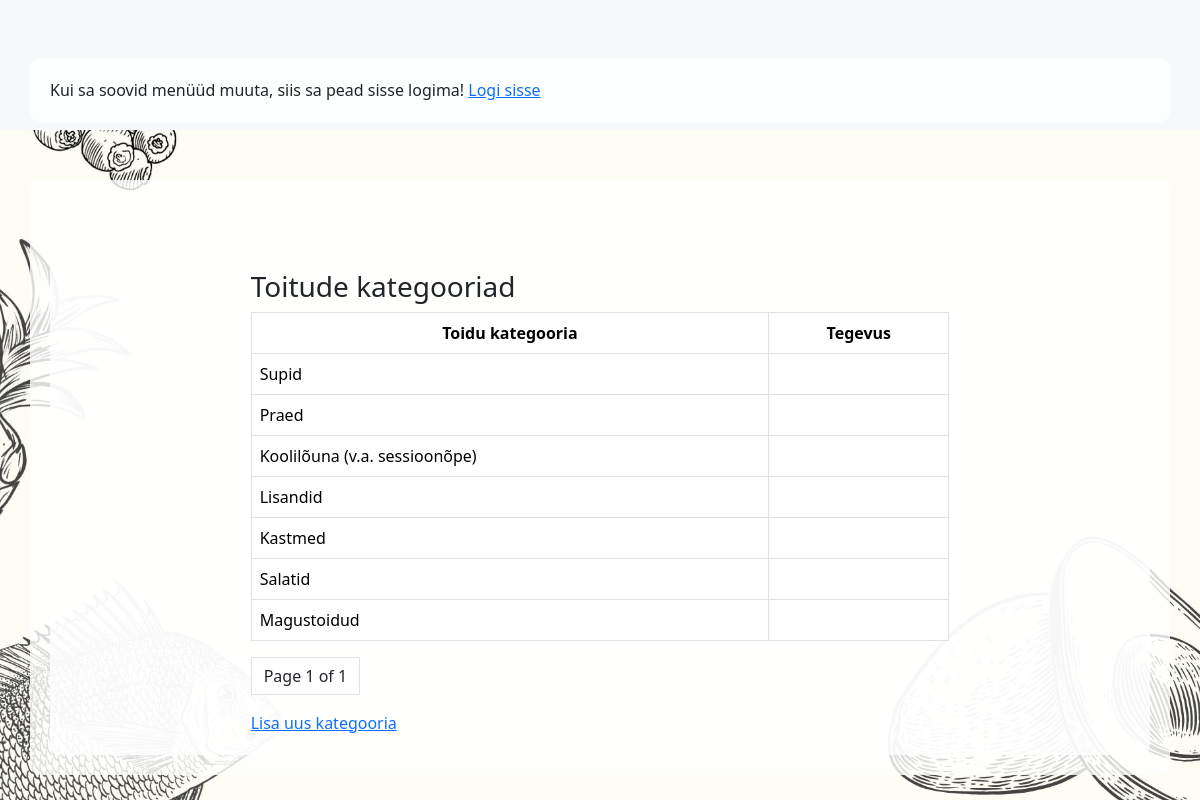
/app_admin/category_list/, run on the app's committed database.
### app_admin/models.py (models this page shows, shortened)
class Category(models.Model):
    number = models.PositiveIntegerField(verbose_name="Number")
    name = models.CharField(max_length=255, unique=True, verbose_name="Kategooria nimetus")

### app_admin/views.py (the view)
# urls.py: path('category_list/', views.CategoryListView.as_view(), name= 'category_list'),
class CategoryListView(ListView):
    template_name = 'app_admin/category_list.html'
    model = Category
    queryset = Category.objects.order_by('number')
    context_object_name = 'categories'
    paginate_by = 10

### app_admin/templates/app_admin/category_list.html (shortened to what this page needs)
{% extends 'base_admin.html' %}
{% block content %}
	<div class="container">
    <div class="row">
        <div class="col-8 mx-auto">
            <h3>Toitude kategooriad</h3>
            <table class="table table-bordered table-hover">
                <thead>
                <tr class="text-center">
                    <th>Toidu kategooria</th>
                    <th>Tegevus</th>
                </tr>
                </thead>
                <tbody>
                {% for category in categories %}
                	<tr>
                    <td>{{ category.name }}</td>
                    <td class="text/center">
                    </td>
                    </tr>
                {% endfor %}
                </tbody>
            </table>
        <ul class="pagination">
        <li class="page-link text-dark">
            Page {{ page_obj.number }} of {{ page_obj.paginator.num_pages }}
        </li>
  </ul>
            <a href="{% url 'app_admin:category_create' %}">Lisa uus kategooria</a>
        </div>
    </div>
    </div>
{% endblock %}

### data on the page
Category: name "Supid"
Category: name "Praed"
Category: name "Koolilõuna (v.a. sessioonõpe)"
Category: name "Lisandid"
Category: name "Kastmed"
Category: name "Salatid"
Category: name "Magustoidud"

### other printed values
{{ page_obj.number }} "1"
{{ page_obj.paginator.num_pages }} "1"
